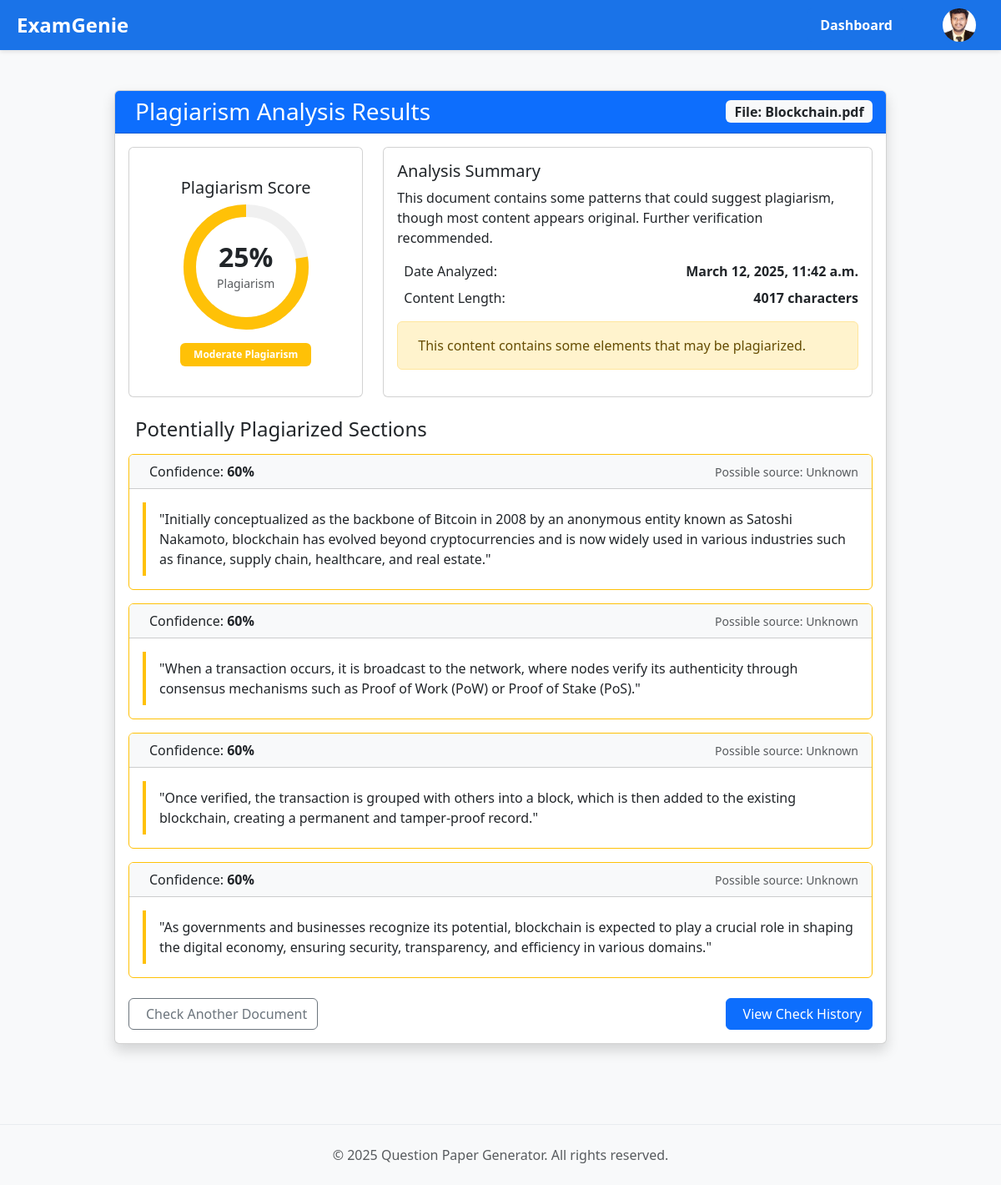
Page /plagiarism/results/6/ (signed in) on the committed database.
### main/models.py (models this page shows, shortened)
class Teacher(AbstractBaseUser, PermissionsMixin):
    email = models.EmailField(unique=True)
    first_name = models.CharField(max_length=50, null=True, blank=True)  # Allowing null
    last_name = models.CharField(max_length=50, null=True, blank=True)  # Allowing null
    profile_photo = models.ImageField(upload_to='profile_photos/', null=True, blank=True)  # Allowing null
    specialization = models.CharField(max_length=100)
    is_active = models.BooleanField(default=True)
    is_staff = models.BooleanField(default=False)
    objects = TeacherManager()
    USERNAME_FIELD = 'email'
    REQUIRED_FIELDS = []

class PlagiarismReport(models.Model):
    user = models.ForeignKey(settings.AUTH_USER_MODEL, on_delete=models.CASCADE)
    file_name = models.CharField(max_length=255)
    content_length = models.IntegerField(default=0)
    plagiarism_score = models.FloatField(default=0.0)
    plagiarism_details = models.TextField()
    date_created = models.DateTimeField(auto_now_add=True)
    class Meta:
        ordering = ['-date_created']

### main/views6.py (the view)
# urls.py: path('plagiarism/results/<int:report_id>/', views6.plagiarism_results, name='plagiarism_results'),
@login_required
def plagiarism_results(request, report_id):
    try:
        report = PlagiarismReport.objects.get(id=report_id, user=request.user)
        details = json.loads(report.plagiarism_details)
        context = {
            'report': report,
            'details': details,
            'score': report.plagiarism_score,
            'file_name': report.file_name,
            'date_created': report.date_created,
        }
        return render(request, 'main/plagiarism_results.html', context)
    except PlagiarismReport.DoesNotExist:
        messages.error(request, "Report not found or you don't have permission to view it.")
        return redirect('plagiarism_checker')

### main/templates/main/plagiarism_results.html (shortened to what this page needs)
{% extends 'main/pdf_base.html' %}
{% load static %}
{% block content %}
<div style="background-color: #1a73e8; color: white; display: flex; justify-content: space-between; align-items: center; padding: 10px 20px; box-shadow: 0 2px 5px rgba(0,0,0,0.1); position: sticky; top: 0; z-index: 1000; width: 100%;">
    <a href="{% if user.is_authenticated %}{% url 'dashboard' %}{% else %}{% url 'login' %}{% endif %}" id="examgenie-brand" style="font-size: 24px; font-weight: bold; color: white; text-decoration: none; cursor: pointer;">
      ExamGenie
    </a>
    <a href="{% url 'dashboard' %}" class="nav-item" style="color: white; text-decoration: none; margin: 0 15px;">
      Dashboard
    </a>
    <div id="profile-container" style="position: relative; display: flex; align-items: center;">
      <div id="profile-photo" style="cursor: pointer;">
        <img src="{{ user.profile_photo.url }}" alt="Profile" class="profile-pic" style="width: 40px; height: 40px; border-radius: 50%;">
      </div>
    </div>
  </div>
<div class="container py-5">
    <div class="row justify-content-center">
        <div class="col-lg-10">
            <div class="card shadow">
                <div class="card-header bg-primary text-white d-flex justify-content-between align-items-center">
                    <h3 class="mb-0">Plagiarism Analysis Results</h3>
                    <span class="badge bg-light text-dark fs-6">File: {{ file_name }}</span>
                </div>
                <div class="card-body">
                    <div class="row mb-4">
                        <div class="col-md-4 text-center">
                            <div class="card h-100">
                                <div class="card-body d-flex flex-column justify-content-center">
                                    <h5 class="card-title">Plagiarism Score</h5>
                                    <div class="circular-progress position-relative mx-auto" style="width: 150px; height: 150px;">
                                        <svg width="150" height="150" viewBox="0 0 120 120">
                                            <circle cx="60" cy="60" r="54" fill="none" stroke="#f0f0f0" stroke-width="12"/>
                                            <circle cx="60" cy="60" r="54" fill="none"
                                                stroke="{% if score < 20 %}#28a745{% elif score < 40 %}#ffc107{% else %}#dc3545{% endif %}"
                                                stroke-width="12"
                                                stroke-dasharray="339.3"
                                                stroke-dashoffset="{{ 339.3|add:339.3|add:score|add:-100|floatformat:"0" }}"
                                                transform="rotate(-90 60 60)"
                                            />
                                        </svg>
                                        <div class="position-absolute top-50 start-50 translate-middle text-center">
                                            <h2 class="mb-0 fw-bold">{{ score|floatformat:"0" }}%</h2>
                                            <span class="text-muted small">Plagiarism</span>
                                        </div>
                                    </div>
                                    <div class="mt-3 text-center">
                                        <span class="badge
                                            {% if score < 20 %}bg-success{% elif score < 40 %}bg-warning{% else %}bg-danger{% endif %}
                                            px-3 py-2">
                                            {% if score < 20 %}Low Plagiarism{% elif score < 40 %}Moderate Plagiarism{% else %}High Plagiarism{% endif %}
                                        </span>
                                    </div>
                                </div>
                            </div>
                        </div>
                        <div class="col-md-8">
                            <div class="card h-100">
                                <div class="card-body">
                                    <h5 class="card-title">Analysis Summary</h5>
                                    <p>{{ details.summary }}</p>
                                    <div class="d-flex justify-content-between align-items-center mb-2">
                                        <span>Date Analyzed:</span>
                                        <span class="fw-bold">{{ date_created|date:"F j, Y, g:i a" }}</span>
                                    </div>
                                    <div class="d-flex justify-content-between align-items-center mb-3">
                                        <span>Content Length:</span>
                                        <span class="fw-bold">{{ report.content_length }} characters</span>
                                    </div>
                                    <div class="alert
                                        {% if score < 20 %}alert-success{% elif score < 40 %}alert-warning{% else %}alert-danger{% endif %}">
                                        {% if score < 20 %}
                                            This content appears to be mostly original.
                                        {% elif score < 40 %}
                                            This content contains some elements that may be plagiarized.
                                        {% else %}
                                            This content contains significant amounts of plagiarized material.
                                        {% endif %}
                                    </div>
                                </div>
                            </div>
                        </div>
                    </div>
                    <h4 class="mt-4 mb-3">Potentially Plagiarized Sections</h4>
                    {% if details.potentially_plagiarized_sections %}
                        {% for section in details.potentially_plagiarized_sections %}
                            <div class="card mb-3 border-{% if section.confidence > 80 %}danger{% elif section.confidence > 50 %}warning{% else %}info{% endif %}">
                                <div class="card-header bg-light d-flex justify-content-between align-items-center">
                                    <span>
                                        Confidence: <span class="fw-bold">{{ section.confidence }}%</span>
                                    </span>
                                    {% if section.possible_source %}
                                        <span class="text-muted small">Possible source: {{ section.possible_source }}</span>
                                    {% endif %}
                                </div>
                                <div class="card-body">
                                    <div class="border-start border-4 border-{% if section.confidence > 80 %}danger{% elif section.confidence > 50 %}warning{% else %}info{% endif %} ps-3 py-2">
                                        "{{ section.text }}"
                                    </div>
                                </div>
                            </div>
                        {% endfor %}
                    {% else %}
                        <div class="alert alert-info">
                            <i class="fas fa-info-circle me-2"></i>
                            No specific plagiarized sections were identified.
                        </div>
                    {% endif %}
                    <div class="d-flex justify-content-between mt-4">
                        <a href="{% url 'plagiarism_checker' %}" class="btn btn-outline-secondary">
                            Check Another Document
                        </a>
                        <a href="{% url 'plagiarism_history' %}" class="btn btn-primary">
                            View Check History
                        </a>
                    </div>
                </div>
            </div>
        </div>
    </div>
</div>
{% endblock %}

### rows in the picture
Teacher: profile_photo (picture)
PlagiarismReport: file_name "Blockchain.pdf", plagiarism_score "25", date_created "March 12, 2025, 11:42 a.m.", content_length "4017"

### other values in the picture
{{ details.summary }} "This document contains some patterns that could suggest plagiarism, though most content appears original. Further verification recommended."
{{ section.confidence }} "60" "60" "60" "60"
{{ section.possible_source }} "Unknown" "Unknown" "Unknown" "Unknown"
{{ section.text }} "When a transaction occurs, it is broadcast to the network, where nodes verify its authenticity through consensus mechanisms such as Proof of Work (PoW) or Proof of Stake (PoS)." "Once verified, the transaction is grouped with others into a block, which is then added to the existing blockchain, creating a permanent and tamper-proof record." "As governments and businesses recognize its potential, blockchain is expected to play a crucial role in shaping the digital economy, ensuring security, transparency, and efficiency in various domains."
